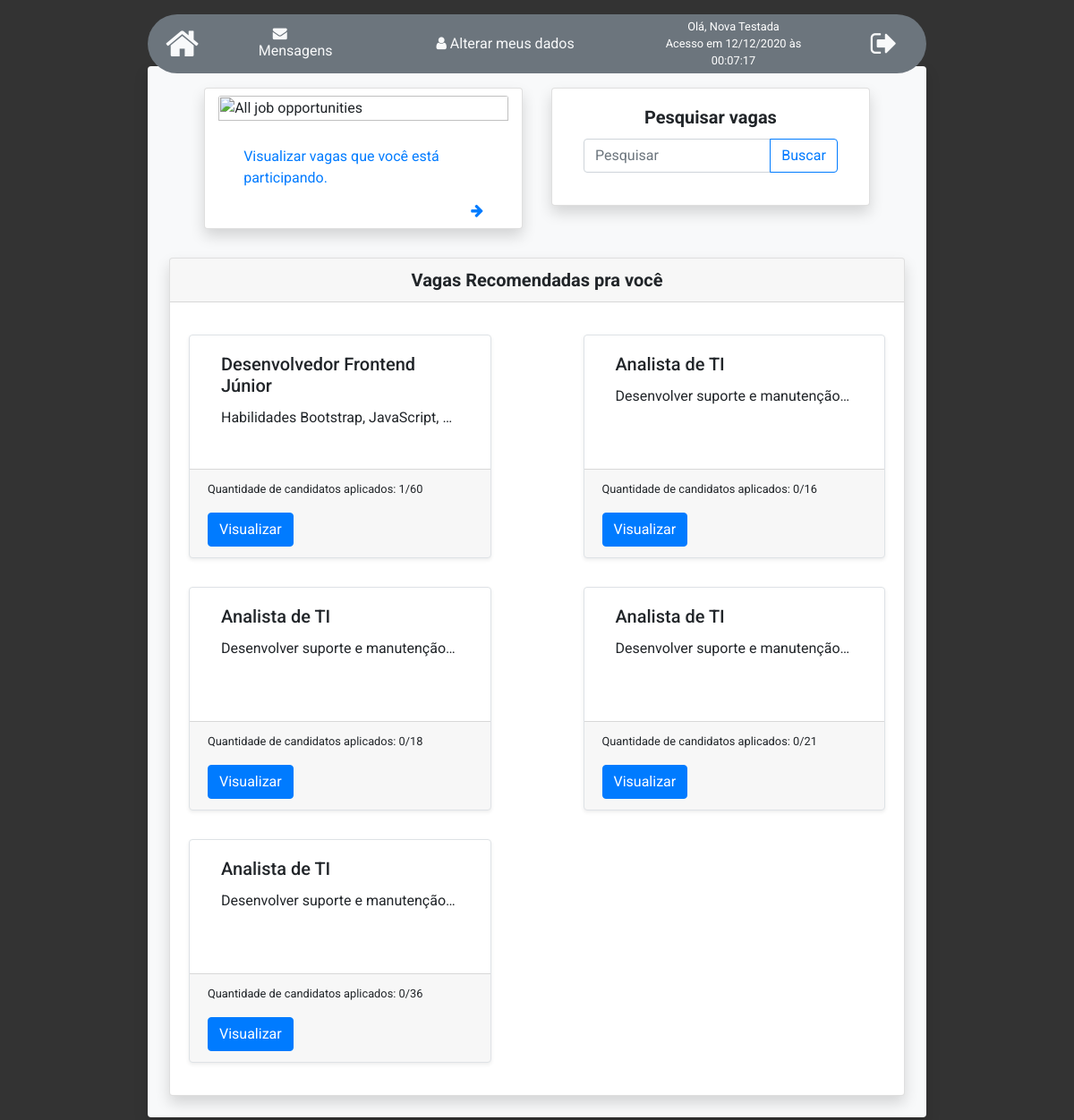
Page /index.php?user=candidates&screen=panel (signed in) on the committed database.
### tables this page shows
CREATE TABLE IF NOT EXISTS `vacancies` (
  `idVacancy` int(11) NOT NULL AUTO_INCREMENT,
  `idCompany` int(11) NOT NULL,
  `nameCompany` varchar(65) NOT NULL,
  `name` varchar(45) NOT NULL,
  `description` text NOT NULL,
  `salary` decimal(15,2) NOT NULL,
  `interest` int(45) NOT NULL,
  `maxCandidates` int(11) NOT NULL,
  `qtdCandidates` int(11) NOT NULL DEFAULT '0',
  PRIMARY KEY (`idVacancy`)
);

### GetData.php (called while the page is built, shortened)
<?php
function listVacancyRecommended($vConn, $interest){
    $sqlData = "Select * from vacancies where interest like '$interest'";
    $rsData = mysqli_query($vConn, $sqlData) or die(mysqli_error($vConn));
    return $rsData;
}
?>

### pages/Panel.php (the view, shortened to what this page needs)
<?php
    include 'components/NavBar.php';
    include 'GetData.php';
    if ($user === 'candidates') {
        $rsVacanciesRecommended = listVacancyRecommended($vConn, $_SESSION['interest']);
?>
<div class="container-fluid">
    <div class="row justify-content-md-center rounded bg-light shadow p-2">
        <div class="card m-3 col-sm-5 shadow" style="width: 18rem;">
            <img class="card-img-top mt-2" src="img/all-opportunities.jpg" alt="All job opportunities">
            <a href="index.php?user=<?=$user?>&screen=yourVacancy" class="p-2">
                <div class="card-body">
                    <p class="card-text">Visualizar vagas que você está participando.</p>
                    <i class="fa fa-arrow-right Icones float-right"></i>
                </div>
            </a>
        </div>
        <div class="card m-3 col-sm-5 h-50 shadow">
            <div class="card-body">
                <h5 class="card-title font-weight-bold text-center">Pesquisar vagas</h5>
                <form action="index.php?user=<?=$user?>&screen=listVacancy" method="post">
                    <div class="input-group">
                        <input type="text" class="form-control" name="params" placeholder="Pesquisar" aria-label="Pesquisar">
                        <div class="input-group-append">
                            <button type="submit" class="btn btn-outline-primary">Buscar</button>
                        </div>
                    </div>
                </form>
            </div>
        </div>
        <div class="card m-3 shadow">
            <h5 class="card-header font-weight-bold text-center">Vagas Recomendadas pra você</h5>
            <div class="card-body row justify-content-between">
                <?php
                    while($tblVacanciesRecommended = mysqli_fetch_array($rsVacanciesRecommended)){
                        if ($tblVacanciesRecommended[8] < $tblVacanciesRecommended[7]) {
                ?>
                    <div class="card m-3 col-sm-5 shadow-sm border" style="height: 250px;">
                        <div class="card-body" style="height: 250px;">
                            <h5 class="card-title"><?=$tblVacanciesRecommended[3]?></h5>
                            <p class="card-text text-truncate"><?=$tblVacanciesRecommended[4]?></p>
                        </div>
                        <div class="card-footer row justify-content-between">
                            <p class="card-text small float-left">Quantidade de candidatos aplicados: <?=$tblVacanciesRecommended[8]?>/<?=$tblVacanciesRecommended[7]?></p>
                            <a href="index.php?user=<?=$user?>&screen=vacancy&readonly=false&id=<?=$tblVacanciesRecommended[0]?>" class="btn btn-primary float-right">Visualizar</a>
                        </div>
                    </div>
                <?php
                        }
                    }
                ?>
            </div>
        </div>
    </div>
</div>
<?php
    }
?>

### css/styles.css (style rules this page uses)
body { font-family: 'Roboto', sans-serif; background-color: #333; }

### rows in the picture
vacancies: name "Desenvolvedor Frontend Júnior", description "Habilidades Bootstrap, JavaScript,…", qtdCandidates "1", maxCandidates "60"
vacancies: name "Analista de TI", description "Desenvolver suporte e manutenção…", qtdCandidates "0", maxCandidates "16"
vacancies: name "Analista de TI", description "Desenvolver suporte e manutenção…", qtdCandidates "0", maxCandidates "18"
vacancies: name "Analista de TI", description "Desenvolver suporte e manutenção…", qtdCandidates "0", maxCandidates "21"
vacancies: name "Analista de TI", description "Desenvolver suporte e manutenção…", qtdCandidates "0", maxCandidates "36"

### other values in the picture
$_SESSION['name'] "Nova Testada"
$_SESSION['loginTime'] "Acesso em 12/12/2020 às 00:07:17"
